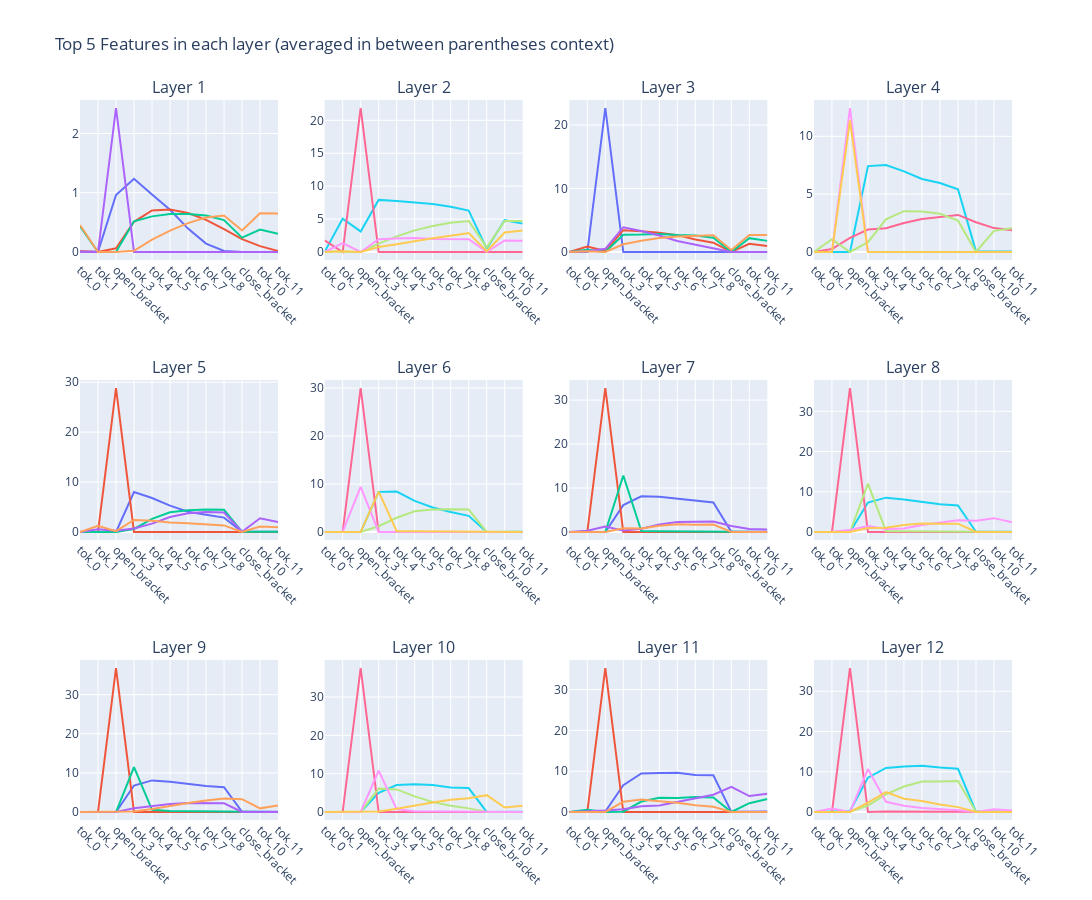

Notebook cell for this chart:
### Code cell
import plotly.graph_objects as go 
from plotly.subplots import make_subplots
# create a 4 * 3 grid of subplots
fig = make_subplots(rows=3, cols=4, subplot_titles=[f"Layer {i}" for i in range(1,13)])

top_k = 5
# add a line chart to each subplot
for layer in range(12):
    score_features_by = feature_acts_stacked[layer,:].mean(0)[2:9].sum(0)
    vals, inds = torch.topk(score_features_by, top_k)
    tmp_df = pd.DataFrame(feature_acts_stacked.mean(1)[layer,:,inds].cpu(),
                          columns = [f"Feature_{i}" for i in inds],
                          index = [f"tok_{i}" for i in range(12)])
    # rename tok_2 to open bracket
    tmp_df = tmp_df.rename(index={"tok_2": "open_bracket"})
    # rename tok_9 to close bracket
    tmp_df = tmp_df.rename(index={"tok_9": "close_bracket"})
    for feature in tmp_df.columns:
        fig.add_trace(go.Scatter(x=tmp_df.index, 
                                 y=tmp_df[feature],
                                #  y=np.log10(tmp_df[feature]+ 1e-4), 
                                 mode="lines",
                                 name=feature,
                                 hovertemplate="Token: %{x}<br>Activation: %{y}" + f"<br>Layer: {layer}",
                                 ), 
                      row=(layer//4)+1, col=(layer%4)+1)
        # rotate x ticks
        fig.update_xaxes(tickangle=45)
    
fig.update_layout(height=900, width=1600, title_text=f"Top {top_k} Features in each layer (averaged in between parentheses context)")
# remove legend
fig.update_layout(showlegend=False)
fig.show()

### Figure 1 — Plotly figure (JSON) as saved in the notebook; plotly's stock layout.template omitted (floating-point values rounded to 4 significant figures)
{"data": [{"hovertemplate": "Token: %{x}<br>Activation: %{y}<br>Layer: 0", "mode": "lines", "name": "Feature_15033", "type": "scatter", "x": ["tok_0", "tok_1", "open_bracket", "tok_3", "tok_4", "tok_5", "tok_6", "tok_7", "tok_8", "close_bracket", "tok_10", "tok_11"], "xaxis": "x", "y": [0.00782, 0.002707, 0.9608, 1.234, 0.9709, 0.7115, 0.3941, 0.141, 0.01759, 0, 0, 0], "yaxis": "y"}, {"hovertemplate": "Token: %{x}<br>Activation: %{y}<br>Layer: 0", "mode": "lines", "name": "Feature_20998", "type": "scatter", "x": ["tok_0", "tok_1", "open_bracket", "tok_3", "tok_4", "tok_5", "tok_6", "tok_7", "tok_8", "close_bracket", "tok_10", "tok_11"], "xaxis": "x", "y": [0.01078, 0, 0.06172, 0.5093, 0.6999, 0.7159, 0.6573, 0.5411, 0.387, 0.217, 0.09919, 0.01666], "yaxis": "y"}, {"hovertemplate": "Token: %{x}<br>Activation: %{y}<br>Layer: 0", "mode": "lines", "name": "Feature_7034", "type": "scatter", "x": ["tok_0", "tok_1", "open_bracket", "tok_3", "tok_4", "tok_5", "tok_6", "tok_7", "tok_8", "close_bracket", "tok_10", "tok_11"], "xaxis": "x", "y": [0.4355, 0, 0, 0.5172, 0.6011, 0.6416, 0.6425, 0.615, 0.5394, 0.243, 0.3792, 0.3065], "yaxis": "y"}, {"hovertemplate": "Token: %{x}<br>Activation: %{y}<br>Layer: 0", "mode": "lines", "name": "Feature_710", "type": "scatter", "x": ["tok_0", "tok_1", "open_bracket", "tok_3", "tok_4", "tok_5", "tok_6", "tok_7", "tok_8", "close_bracket", "tok_10", "tok_11"], "xaxis": "x", "y": [0.005327, 0, 2.43, 0, 0, 0.004732, 0, 0, 0, 0, 0, 0], "yaxis": "y"}, {"hovertemplate": "Token: %{x}<br>Activation: %{y}<br>Layer: 0", "mode": "lines", "name": "Feature_7550", "type": "scatter", "x": ["tok_0", "tok_1", "open_bracket", "tok_3", "tok_4", "tok_5", "tok_6", "tok_7", "tok_8", "close_bracket", "tok_10", "tok_11"], "xaxis": "x", "y": [0.4559, 0, 0, 0.01942, 0.2091, 0.3608, 0.487, 0.5813, 0.6167, 0.3623, 0.6536, 0.6491], "yaxis": "y"}, {"hovertemplate": "Token: %{x}<br>Activation: %{y}<br>Layer: 1", "mode": "lines", "name": "Feature_24149", "type": "scatter", "x": ["tok_0", "tok_1", "open_bracket", "tok_3", "tok_4", "tok_5", "tok_6", "tok_7", "tok_8", "close_bracket", "tok_10", "tok_11"], "xaxis": "x2", "y": [0.02541, 5.051, 3.125, 7.916, 7.755, 7.535, 7.306, 6.88, 6.301, 0.5036, 4.829, 4.308], "yaxis": "y2"}, {"hovertemplate": "Token: %{x}<br>Activation: %{y}<br>Layer: 1", "mode": "lines", "name": "Feature_16821", "type": "scatter", "x": ["tok_0", "tok_1", "open_bracket", "tok_3", "tok_4", "tok_5", "tok_6", "tok_7", "tok_8", "close_bracket", "tok_10", "tok_11"], "xaxis": "x2", "y": [1.776, 0, 21.87, 0, 0.0002058, 0.03797, 0, 0, 0.0007695, 0, 0, 0], "yaxis": "y2"}, {"hovertemplate": "Token: %{x}<br>Activation: %{y}<br>Layer: 1", "mode": "lines", "name": "Feature_21958", "type": "scatter", "x": ["tok_0", "tok_1", "open_bracket", "tok_3", "tok_4", "tok_5", "tok_6", "tok_7", "tok_8", "close_bracket", "tok_10", "tok_11"], "xaxis": "x2", "y": [0.08049, 0, 0, 1.273, 2.374, 3.288, 3.963, 4.443, 4.717, 0.7031, 4.713, 4.699], "yaxis": "y2"}, {"hovertemplate": "Token: %{x}<br>Activation: %{y}<br>Layer: 1", "mode": "lines", "name": "Feature_8614", "type": "scatter", "x": ["tok_0", "tok_1", "open_bracket", "tok_3", "tok_4", "tok_5", "tok_6", "tok_7", "tok_8", "close_bracket", "tok_10", "tok_11"], "xaxis": "x2", "y": [0.001587, 1.352, 0, 1.935, 2.039, 2.11, 1.972, 1.963, 1.929, 0.03108, 1.752, 1.707], "yaxis": "y2"}, {"hovertemplate": "Token: %{x}<br>Activation: %{y}<br>Layer: 1", "mode": "lines", "name": "Feature_22119", "type": "scatter", "x": ["tok_0", "tok_1", "open_bracket", "tok_3", "tok_4", "tok_5", "tok_6", "tok_7", "tok_8", "close_bracket", "tok_10", "tok_11"], "xaxis": "x2", "y": [0, 0.127, 0, 0.7452, 1.185, 1.679, 2.085, 2.464, 2.875, 0.1052, 2.951, 3.258], "yaxis": "y2"}, {"hovertemplate": "Token: %{x}<br>Activation: %{y}<br>Layer: 2", "mode": "lines", "name": "Feature_14146", "type": "scatter", "x": ["tok_0", "tok_1", "open_bracket", "tok_3", "tok_4", "tok_5", "tok_6", "tok_7", "tok_8", "close_bracket", "tok_10", "tok_11"], "xaxis": "x3", "y": [0, 0, 22.67, 0, 0, 0.02419, 0, 0, 0, 0, 0, 0], "yaxis": "y3"}, {"hovertemplate": "Token: %{x}<br>Activation: %{y}<br>Layer: 2", "mode": "lines", "name": "Feature_11719", "type": "scatter", "x": ["tok_0", "tok_1", "open_bracket", "tok_3", "tok_4", "tok_5", "tok_6", "tok_7", "tok_8", "close_bracket", "tok_10", "tok_11"], "xaxis": "x3", "y": [0, 0.8645, 0.148, 3.43, 3.257, 3.04, 2.652, 1.959, 1.471, 0, 1.297, 0.9612], "yaxis": "y3"}, {"hovertemplate": "Token: %{x}<br>Activation: %{y}<br>Layer: 2", "mode": "lines", "name": "Feature_15887", "type": "scatter", "x": ["tok_0", "tok_1", "open_bracket", "tok_3", "tok_4", "tok_5", "tok_6", "tok_7", "tok_8", "close_bracket", "tok_10", "tok_11"], "xaxis": "x3", "y": [0, 0.3391, 0, 2.722, 2.742, 2.839, 2.682, 2.595, 2.236, 0.001793, 2.178, 1.753], "yaxis": "y3"}, {"hovertemplate": "Token: %{x}<br>Activation: %{y}<br>Layer: 2", "mode": "lines", "name": "Feature_5957", "type": "scatter", "x": ["tok_0", "tok_1", "open_bracket", "tok_3", "tok_4", "tok_5", "tok_6", "tok_7", "tok_8", "close_bracket", "tok_10", "tok_11"], "xaxis": "x3", "y": [0, 0.1358, 0.5004, 3.899, 3.304, 2.605, 1.73, 1.119, 0.5993, 0, 0, 0], "yaxis": "y3"}, {"hovertemplate": "Token: %{x}<br>Activation: %{y}<br>Layer: 2", "mode": "lines", "name": "Feature_2682", "type": "scatter", "x": ["tok_0", "tok_1", "open_bracket", "tok_3", "tok_4", "tok_5", "tok_6", "tok_7", "tok_8", "close_bracket", "tok_10", "tok_11"], "xaxis": "x3", "y": [0, 0.09889, 0, 1.209, 1.77, 2.207, 2.423, 2.54, 2.632, 0.3263, 2.679, 2.663], "yaxis": "y3"}, {"hovertemplate": "Token: %{x}<br>Activation: %{y}<br>Layer: 3", "mode": "lines", "name": "Feature_14555", "type": "scatter", "x": ["tok_0", "tok_1", "open_bracket", "tok_3", "tok_4", "tok_5", "tok_6", "tok_7", "tok_8", "close_bracket", "tok_10", "tok_11"], "xaxis": "x4", "y": [0, 0.004784, 0, 7.423, 7.511, 6.97, 6.311, 5.957, 5.423, 0.05239, 0.02099, 0.04011], "yaxis": "y4"}, {"hovertemplate": "Token: %{x}<br>Activation: %{y}<br>Layer: 3", "mode": "lines", "name": "Feature_11617", "type": "scatter", "x": ["tok_0", "tok_1", "open_bracket", "tok_3", "tok_4", "tok_5", "tok_6", "tok_7", "tok_8", "close_bracket", "tok_10", "tok_11"], "xaxis": "x4", "y": [0, 0.261, 1.217, 1.947, 2.056, 2.5, 2.857, 3.025, 3.206, 2.573, 2.065, 1.871], "yaxis": "y4"}, {"hovertemplate": "Token: %{x}<br>Activation: %{y}<br>Layer: 3", "mode": "lines", "name": "Feature_9969", "type": "scatter", "x": ["tok_0", "tok_1", "open_bracket", "tok_3", "tok_4", "tok_5", "tok_6", "tok_7", "tok_8", "close_bracket", "tok_10", "tok_11"], "xaxis": "x4", "y": [0, 1.113, 0, 0.8439, 2.825, 3.53, 3.504, 3.298, 2.709, 0, 1.831, 2.062], "yaxis": "y4"}, {"hovertemplate": "Token: %{x}<br>Activation: %{y}<br>Layer: 3", "mode": "lines", "name": "Feature_11352", "type": "scatter", "x": ["tok_0", "tok_1", "open_bracket", "tok_3", "tok_4", "tok_5", "tok_6", "tok_7", "tok_8", "close_bracket", "tok_10", "tok_11"], "xaxis": "x4", "y": [0, 0.006042, 12.44, 0, 0, 0.01191, 0, 0, 0, 0, 0, 0], "yaxis": "y4"}, {"hovertemplate": "Token: %{x}<br>Activation: %{y}<br>Layer: 3", "mode": "lines", "name": "Feature_13413", "type": "scatter", "x": ["tok_0", "tok_1", "open_bracket", "tok_3", "tok_4", "tok_5", "tok_6", "tok_7", "tok_8", "close_bracket", "tok_10", "tok_11"], "xaxis": "x4", "y": [0, 0, 11.37, 0, 0, 0, 0, 0, 0, 0, 0, 0], "yaxis": "y4"}, {"hovertemplate": "Token: %{x}<br>Activation: %{y}<br>Layer: 4", "mode": "lines", "name": "Feature_5030", "type": "scatter", "x": ["tok_0", "tok_1", "open_bracket", "tok_3", "tok_4", "tok_5", "tok_6", "tok_7", "tok_8", "close_bracket", "tok_10", "tok_11"], "xaxis": "x5", "y": [0, 0, 0, 7.993, 6.811, 5.274, 4.066, 3.475, 2.883, 0.02641, 0.007546, 0.02776], "yaxis": "y5"}, {"hovertemplate": "Token: %{x}<br>Activation: %{y}<br>Layer: 4", "mode": "lines", "name": "Feature_7907", "type": "scatter", "x": ["tok_0", "tok_1", "open_bracket", "tok_3", "tok_4", "tok_5", "tok_6", "tok_7", "tok_8", "close_bracket", "tok_10", "tok_11"], "xaxis": "x5", "y": [0, 0, 28.84, 0, 0, 0.02677, 0, 0, 0, 0, 0, 0], "yaxis": "y5"}, {"hovertemplate": "Token: %{x}<br>Activation: %{y}<br>Layer: 4", "mode": "lines", "name": "Feature_4501", "type": "scatter", "x": ["tok_0", "tok_1", "open_bracket", "tok_3", "tok_4", "tok_5", "tok_6", "tok_7", "tok_8", "close_bracket", "tok_10", "tok_11"], "xaxis": "x5", "y": [0, 0.001242, 0, 0.6166, 2.627, 3.963, 4.345, 4.506, 4.44, 0.0395, 0.02847, 0.02979], "yaxis": "y5"}, {"hovertemplate": "Token: %{x}<br>Activation: %{y}<br>Layer: 4", "mode": "lines", "name": "Feature_9131", "type": "scatter", "x": ["tok_0", "tok_1", "open_bracket", "tok_3", "tok_4", "tok_5", "tok_6", "tok_7", "tok_8", "close_bracket", "tok_10", "tok_11"], "xaxis": "x5", "y": [0, 0.5442, 0.2645, 0.721, 1.679, 3.006, 3.742, 4.016, 3.915, 0.04812, 2.749, 1.999], "yaxis": "y5"}, {"hovertemplate": "Token: %{x}<br>Activation: %{y}<br>Layer: 4", "mode": "lines", "name": "Feature_18653", "type": "scatter", "x": ["tok_0", "tok_1", "open_bracket", "tok_3", "tok_4", "tok_5", "tok_6", "tok_7", "tok_8", "close_bracket", "tok_10", "tok_11"], "xaxis": "x5", "y": [0, 1.232, 0.1644, 2.416, 2.237, 1.894, 1.735, 1.499, 1.319, 0.0003703, 1.086, 0.9525], "yaxis": "y5"}, {"hovertemplate": "Token: %{x}<br>Activation: %{y}<br>Layer: 5", "mode": "lines", "name": "Feature_10603", "type": "scatter", "x": ["tok_0", "tok_1", "open_bracket", "tok_3", "tok_4", "tok_5", "tok_6", "tok_7", "tok_8", "close_bracket", "tok_10", "tok_11"], "xaxis": "x6", "y": [0, 0, 0, 8.366, 8.43, 6.487, 5.112, 4.153, 3.366, 0.02089, 0.00768, 0.03157], "yaxis": "y6"}, {"hovertemplate": "Token: %{x}<br>Activation: %{y}<br>Layer: 5", "mode": "lines", "name": "Feature_23913", "type": "scatter", "x": ["tok_0", "tok_1", "open_bracket", "tok_3", "tok_4", "tok_5", "tok_6", "tok_7", "tok_8", "close_bracket", "tok_10", "tok_11"], "xaxis": "x6", "y": [0, 0, 30.02, 0, 0, 0.02536, 0, 0, 0, 0, 0, 0], "yaxis": "y6"}, {"hovertemplate": "Token: %{x}<br>Activation: %{y}<br>Layer: 5", "mode": "lines", "name": "Feature_7977", "type": "scatter", "x": ["tok_0", "tok_1", "open_bracket", "tok_3", "tok_4", "tok_5", "tok_6", "tok_7", "tok_8", "close_bracket", "tok_10", "tok_11"], "xaxis": "x6", "y": [0, 0, 0, 1.208, 2.972, 4.334, 4.666, 4.722, 4.668, 0.02278, 0.02395, 0.03274], "yaxis": "y6"}, {"hovertemplate": "Token: %{x}<br>Activation: %{y}<br>Layer: 5", "mode": "lines", "name": "Feature_14251", "type": "scatter", "x": ["tok_0", "tok_1", "open_bracket", "tok_3", "tok_4", "tok_5", "tok_6", "tok_7", "tok_8", "close_bracket", "tok_10", "tok_11"], "xaxis": "x6", "y": [0, 0.05408, 9.407, 0.00775, 0.0002798, 0.03849, 0, 0, 0.0004479, 0, 0.003071, 0], "yaxis": "y6"}, {"hovertemplate": "Token: %{x}<br>Activation: %{y}<br>Layer: 5", "mode": "lines", "name": "Feature_1739", "type": "scatter", "x": ["tok_0", "tok_1", "open_bracket", "tok_3", "tok_4", "tok_5", "tok_6", "tok_7", "tok_8", "close_bracket", "tok_10", "tok_11"], "xaxis": "x6", "y": [0, 0.01931, 0, 8.426, 0.1594, 0.1478, 0.1262, 0.05499, 0.07719, 0, 0, 0.008477], "yaxis": "y6"}, {"hovertemplate": "Token: %{x}<br>Activation: %{y}<br>Layer: 6", "mode": "lines", "name": "Feature_3290", "type": "scatter", "x": ["tok_0", "tok_1", "open_bracket", "tok_3", "tok_4", "tok_5", "tok_6", "tok_7", "tok_8", "close_bracket", "tok_10", "tok_11"], "xaxis": "x7", "y": [0, 0, 0, 6.106, 8.13, 7.998, 7.573, 7.127, 6.722, 0.04259, 0.03664, 0.05769], "yaxis": "y7"}, {"hovertemplate": "Token: %{x}<br>Activation: %{y}<br>Layer: 6", "mode": "lines", "name": "Feature_7048", "type": "scatter", "x": ["tok_0", "tok_1", "open_bracket", "tok_3", "tok_4", "tok_5", "tok_6", "tok_7", "tok_8", "close_bracket", "tok_10", "tok_11"], "xaxis": "x7", "y": [0, 0, 32.75, 0, 0, 0.04245, 0, 0, 0, 0, 0, 0], "yaxis": "y7"}, {"hovertemplate": "Token: %{x}<br>Activation: %{y}<br>Layer: 6", "mode": "lines", "name": "Feature_12885", "type": "scatter", "x": ["tok_0", "tok_1", "open_bracket", "tok_3", "tok_4", "tok_5", "tok_6", "tok_7", "tok_8", "close_bracket", "tok_10", "tok_11"], "xaxis": "x7", "y": [0, 0.03006, 0, 12.86, 0.2402, 0.1623, 0.1311, 0.07882, 0.06977, 0, 0, 0.01306], "yaxis": "y7"}, {"hovertemplate": "Token: %{x}<br>Activation: %{y}<br>Layer: 6", "mode": "lines", "name": "Feature_10010", "type": "scatter", "x": ["tok_0", "tok_1", "open_bracket", "tok_3", "tok_4", "tok_5", "tok_6", "tok_7", "tok_8", "close_bracket", "tok_10", "tok_11"], "xaxis": "x7", "y": [0, 0.2983, 1.27, 0.3163, 0.7294, 1.706, 2.257, 2.339, 2.401, 1.375, 0.692, 0.5566], "yaxis": "y7"}, {"hovertemplate": "Token: %{x}<br>Activation: %{y}<br>Layer: 6", "mode": "lines", "name": "Feature_3857", "type": "scatter", "x": ["tok_0", "tok_1", "open_bracket", "tok_3", "tok_4", "tok_5", "tok_6", "tok_7", "tok_8", "close_bracket", "tok_10", "tok_11"], "xaxis": "x7", "y": [0, 0.005268, 0, 0.8467, 0.7959, 1.445, 1.737, 1.662, 1.678, 0, 0.002069, 0.004372], "yaxis": "y7"}, {"hovertemplate": "Token: %{x}<br>Activation: %{y}<br>Layer: 7", "mode": "lines", "name": "Feature_4330", "type": "scatter", "x": ["tok_0", "tok_1", "open_bracket", "tok_3", "tok_4", "tok_5", "tok_6", "tok_7", "tok_8", "close_bracket", "tok_10", "tok_11"], "xaxis": "x8", "y": [0, 0.002038, 0, 7.325, 8.54, 8.062, 7.528, 6.895, 6.615, 0.05672, 0.03407, 0.05838], "yaxis": "y8"}, {"hovertemplate": "Token: %{x}<br>Activation: %{y}<br>Layer: 7", "mode": "lines", "name": "Feature_24440", "type": "scatter", "x": ["tok_0", "tok_1", "open_bracket", "tok_3", "tok_4", "tok_5", "tok_6", "tok_7", "tok_8", "close_bracket", "tok_10", "tok_11"], "xaxis": "x8", "y": [0, 0.005665, 35.79, 0, 0, 0.0332, 0, 0.007488, 0, 0, 0, 0], "yaxis": "y8"}, {"hovertemplate": "Token: %{x}<br>Activation: %{y}<br>Layer: 7", "mode": "lines", "name": "Feature_17995", "type": "scatter", "x": ["tok_0", "tok_1", "open_bracket", "tok_3", "tok_4", "tok_5", "tok_6", "tok_7", "tok_8", "close_bracket", "tok_10", "tok_11"], "xaxis": "x8", "y": [0, 0.02551, 0, 12.03, 0.2016, 0.1591, 0.1368, 0.06568, 0.07699, 0, 0, 0.002783], "yaxis": "y8"}, {"hovertemplate": "Token: %{x}<br>Activation: %{y}<br>Layer: 7", "mode": "lines", "name": "Feature_20456", "type": "scatter", "x": ["tok_0", "tok_1", "open_bracket", "tok_3", "tok_4", "tok_5", "tok_6", "tok_7", "tok_8", "close_bracket", "tok_10", "tok_11"], "xaxis": "x8", "y": [0, 0.04242, 0.4811, 1.495, 0.7474, 0.8553, 1.715, 2.363, 2.895, 2.817, 3.443, 2.414], "yaxis": "y8"}, {"hovertemplate": "Token: %{x}<br>Activation: %{y}<br>Layer: 7", "mode": "lines", "name": "Feature_14532", "type": "scatter", "x": ["tok_0", "tok_1", "open_bracket", "tok_3", "tok_4", "tok_5", "tok_6", "tok_7", "tok_8", "close_bracket", "tok_10", "tok_11"], "xaxis": "x8", "y": [0, 0.004855, 0, 0.9889, 1.029, 1.765, 2.111, 2.054, 2.061, 0, 0.003027, 0.007236], "yaxis": "y8"}, {"hovertemplate": "Token: %{x}<br>Activation: %{y}<br>Layer: 8", "mode": "lines", "name": "Feature_895", "type": "scatter", "x": ["tok_0", "tok_1", "open_bracket", "tok_3", "tok_4", "tok_5", "tok_6", "tok_7", "tok_8", "close_bracket", "tok_10", "tok_11"], "xaxis": "x9", "y": [0, 0.008837, 0, 6.766, 8.082, 7.708, 7.21, 6.648, 6.345, 0.06005, 0.04761, 0.0676], "yaxis": "y9"}, {"hovertemplate": "Token: %{x}<br>Activation: %{y}<br>Layer: 8", "mode": "lines", "name": "Feature_2480", "type": "scatter", "x": ["tok_0", "tok_1", "open_bracket", "tok_3", "tok_4", "tok_5", "tok_6", "tok_7", "tok_8", "close_bracket", "tok_10", "tok_11"], "xaxis": "x9", "y": [0, 0, 36.82, 0, 0, 0.04747, 0.003196, 0.01399, 0, 0, 0, 0], "yaxis": "y9"}, {"hovertemplate": "Token: %{x}<br>Activation: %{y}<br>Layer: 8", "mode": "lines", "name": "Feature_21822", "type": "scatter", "x": ["tok_0", "tok_1", "open_bracket", "tok_3", "tok_4", "tok_5", "tok_6", "tok_7", "tok_8", "close_bracket", "tok_10", "tok_11"], "xaxis": "x9", "y": [0, 0.03323, 0, 11.49, 0.5495, 0.2427, 0.1925, 0.07606, 0.07288, 0, 0, 0], "yaxis": "y9"}, {"hovertemplate": "Token: %{x}<br>Activation: %{y}<br>Layer: 8", "mode": "lines", "name": "Feature_14215", "type": "scatter", "x": ["tok_0", "tok_1", "open_bracket", "tok_3", "tok_4", "tok_5", "tok_6", "tok_7", "tok_8", "close_bracket", "tok_10", "tok_11"], "xaxis": "x9", "y": [0, 0.003914, 0, 0.9362, 1.49, 2.061, 2.308, 2.192, 2.215, 0, 0.007043, 0.008731], "yaxis": "y9"}, {"hovertemplate": "Token: %{x}<br>Activation: %{y}<br>Layer: 8", "mode": "lines", "name": "Feature_22220", "type": "scatter", "x": ["tok_0", "tok_1", "open_bracket", "tok_3", "tok_4", "tok_5", "tok_6", "tok_7", "tok_8", "close_bracket", "tok_10", "tok_11"], "xaxis": "x9", "y": [0, 0.04686, 0, 0.1164, 0.7458, 1.566, 2.307, 2.92, 3.459, 3.27, 0.9345, 1.637], "yaxis": "y9"}, {"hovertemplate": "Token: %{x}<br>Activation: %{y}<br>Layer: 9", "mode": "lines", "name": "Feature_11412", "type": "scatter", "x": ["tok_0", "tok_1", "open_bracket", "tok_3", "tok_4", "tok_5", "tok_6", "tok_7", "tok_8", "close_bracket", "tok_10", "tok_11"], "xaxis": "x10", "y": [0, 0.01761, 0.003424, 5.02, 7.026, 7.251, 7.015, 6.387, 6.244, 0.03158, 0.05365, 0.07651], "yaxis": "y10"}, {"hovertemplate": "Token: %{x}<br>Activation: %{y}<br>Layer: 9", "mode": "lines", "name": "Feature_9239", "type": "scatter", "x": ["tok_0", "tok_1", "open_bracket", "tok_3", "tok_4", "tok_5", "tok_6", "tok_7", "tok_8", "close_bracket", "tok_10", "tok_11"], "xaxis": "x10", "y": [0, 0, 37.56, 0, 0.004533, 0.04771, 0, 0.001662, 0.005364, 0, 0, 0], "yaxis": "y10"}, {"hovertemplate": "Token: %{x}<br>Activation: %{y}<br>Layer: 9", "mode": "lines", "name": "Feature_11613", "type": "scatter", "x": ["tok_0", "tok_1", "open_bracket", "tok_3", "tok_4", "tok_5", "tok_6", "tok_7", "tok_8", "close_bracket", "tok_10", "tok_11"], "xaxis": "x10", "y": [0.0009775, 0, 0.01908, 6.096, 5.886, 4.08, 2.59, 1.643, 0.9458, 0.02385, 0.01523, 0.01794], "yaxis": "y10"}, {"hovertemplate": "Token: %{x}<br>Activation: %{y}<br>Layer: 9", "mode": "lines", "name": "Feature_17816", "type": "scatter", "x": ["tok_0", "tok_1", "open_bracket", "tok_3", "tok_4", "tok_5", "tok_6", "tok_7", "tok_8", "close_bracket", "tok_10", "tok_11"], "xaxis": "x10", "y": [0, 0.02806, 0, 10.78, 0.7385, 0.2146, 0.1978, 0.06851, 0.06406, 0, 0, 0], "yaxis": "y10"}, {"hovertemplate": "Token: %{x}<br>Activation: %{y}<br>Layer: 9", "mode": "lines", "name": "Feature_10349", "type": "scatter", "x": ["tok_0", "tok_1", "open_bracket", "tok_3", "tok_4", "tok_5", "tok_6", "tok_7", "tok_8", "close_bracket", "tok_10", "tok_11"], "xaxis": "x10", "y": [0, 0.09882, 0.005792, 0.1468, 0.8455, 1.704, 2.491, 3.197, 3.608, 4.391, 1.162, 1.627], "yaxis": "y10"}, {"hovertemplate": "Token: %{x}<br>Activation: %{y}<br>Layer: 10", "mode": "lines", "name": "Feature_17159", "type": "scatter", "x": ["tok_0", "tok_1", "open_bracket", "tok_3", "tok_4", "tok_5", "tok_6", "tok_7", "tok_8", "close_bracket", "tok_10", "tok_11"], "xaxis": "x11", "y": [0, 0.02183, 0.09144, 6.549, 9.466, 9.552, 9.632, 9.072, 8.999, 0.04032, 0.07959, 0.1208], "yaxis": "y11"}, {"hovertemplate": "Token: %{x}<br>Activation: %{y}<br>Layer: 10", "mode": "lines", "name": "Feature_8616", "type": "scatter", "x": ["tok_0", "tok_1", "open_bracket", "tok_3", "tok_4", "tok_5", "tok_6", "tok_7", "tok_8", "close_bracket", "tok_10", "tok_11"], "xaxis": "x11", "y": [0, 0, 35.3, 0, 0, 0.02662, 0, 0.005054, 0, 0, 0, 0], "yaxis": "y11"}, {"hovertemplate": "Token: %{x}<br>Activation: %{y}<br>Layer: 10", "mode": "lines", "name": "Feature_7995", "type": "scatter", "x": ["tok_0", "tok_1", "open_bracket", "tok_3", "tok_4", "tok_5", "tok_6", "tok_7", "tok_8", "close_bracket", "tok_10", "tok_11"], "xaxis": "x11", "y": [0, 0.563, 0, 0.06355, 2.556, 3.479, 3.452, 3.662, 3.553, 0, 2.165, 3.184], "yaxis": "y11"}, {"hovertemplate": "Token: %{x}<br>Activation: %{y}<br>Layer: 10", "mode": "lines", "name": "Feature_12107", "type": "scatter", "x": ["tok_0", "tok_1", "open_bracket", "tok_3", "tok_4", "tok_5", "tok_6", "tok_7", "tok_8", "close_bracket", "tok_10", "tok_11"], "xaxis": "x11", "y": [0, 0.0951, 0.3666, 0.6811, 1.415, 1.59, 2.501, 3.374, 4.246, 6.171, 3.911, 4.479], "yaxis": "y11"}, {"hovertemplate": "Token: %{x}<br>Activation: %{y}<br>Layer: 10", "mode": "lines", "name": "Feature_22027", "type": "scatter", "x": ["tok_0", "tok_1", "open_bracket", "tok_3", "tok_4", "tok_5", "tok_6", "tok_7", "tok_8", "close_bracket", "tok_10", "tok_11"], "xaxis": "x11", "y": [0, 0, 0.007769, 2.53, 3.053, 2.63, 2.254, 1.66, 1.287, 0, 0, 0.006558], "yaxis": "y11"}, {"hovertemplate": "Token: %{x}<br>Activation: %{y}<br>Layer: 11", "mode": "lines", "name": "Feature_23260", "type": "scatter", "x": ["tok_0", "tok_1", "open_bracket", "tok_3", "tok_4", "tok_5", "tok_6", "tok_7", "tok_8", "close_bracket", "tok_10", "tok_11"], "xaxis": "x12", "y": [0, 0.05038, 0.2376, 8.542, 10.95, 11.31, 11.52, 11.06, 10.74, 0.04359, 0.1402, 0.1404], "yaxis": "y12"}, {"hovertemplate": "Token: %{x}<br>Activation: %{y}<br>Layer: 11", "mode": "lines", "name": "Feature_24084", "type": "scatter", "x": ["tok_0", "tok_1", "open_bracket", "tok_3", "tok_4", "tok_5", "tok_6", "tok_7", "tok_8", "close_bracket", "tok_10", "tok_11"], "xaxis": "x12", "y": [0, 0, 35.78, 0, 0.09801, 0.06976, 0.06406, 0.06707, 0, 0, 0.004302, 0], "yaxis": "y12"}, {"hovertemplate": "Token: %{x}<br>Activation: %{y}<br>Layer: 11", "mode": "lines", "name": "Feature_19950", "type": "scatter", "x": ["tok_0", "tok_1", "open_bracket", "tok_3", "tok_4", "tok_5", "tok_6", "tok_7", "tok_8", "close_bracket", "tok_10", "tok_11"], "xaxis": "x12", "y": [0, 0.01327, 0.05459, 1.597, 4.373, 6.33, 7.571, 7.607, 7.712, 0.05411, 0.07475, 0.07499], "yaxis": "y12"}, {"hovertemplate": "Token: %{x}<br>Activation: %{y}<br>Layer: 11", "mode": "lines", "name": "Feature_21741", "type": "scatter", "x": ["tok_0", "tok_1", "open_bracket", "tok_3", "tok_4", "tok_5", "tok_6", "tok_7", "tok_8", "close_bracket", "tok_10", "tok_11"], "xaxis": "x12", "y": [0, 0.8602, 0, 10.67, 2.533, 1.552, 1.002, 0.7308, 0.4525, 0, 0.6817, 0.3804], "yaxis": "y12"}, {"hovertemplate": "Token: %{x}<br>Activation: %{y}<br>Layer: 11", "mode": "lines", "name": "Feature_6130", "type": "scatter", "x": ["tok_0", "tok_1", "open_bracket", "tok_3", "tok_4", "tok_5", "tok_6", "tok_7", "tok_8", "close_bracket", "tok_10", "tok_11"], "xaxis": "x12", "y": [0, 0.004738, 0.02029, 2.327, 4.958, 3.299, 2.753, 1.888, 1.211, 0, 0, 0.001238], "yaxis": "y12"}], "layout": {"annotations": [{"font": {"size": 16}, "showarrow": false, "text": "Layer 1", "x": 0.1062, "xanchor": "center", "xref": "paper", "y": 1, "yanchor": "bottom", "yref": "paper"}, {"font": {"size": 16}, "showarrow": false, "text": "Layer 2", "x": 0.3688, "xanchor": "center", "xref": "paper", "y": 1, "yanchor": "bottom", "yref": "paper"}, {"font": {"size": 16}, "showarrow": false, "text": "Layer 3", "x": 0.6313, "xanchor": "center", "xref": "paper", "y": 1, "yanchor": "bottom", "yref": "paper"}, {"font": {"size": 16}, "showarrow": false, "text": "Layer 4", "x": 0.8938, "xanchor": "center", "xref": "paper", "y": 1, "yanchor": "bottom", "yref": "paper"}, {"font": {"size": 16}, "showarrow": false, "text": "Layer 5", "x": 0.1062, "xanchor": "center", "xref": "paper", "y": 0.6111, "yanchor": "bottom", "yref": "paper"}, {"font": {"size": 16}, "showarrow": false, "text": "Layer 6", "x": 0.3688, "xanchor": "center", "xref": "paper", "y": 0.6111, "yanchor": "bottom", "yref": "paper"}, {"font": {"size": 16}, "showarrow": false, "text": "Layer 7", "x": 0.6313, "xanchor": "center", "xref": "paper", "y": 0.6111, "yanchor": "bottom", "yref": "paper"}, {"font": {"size": 16}, "showarrow": false, "text": "Layer 8", "x": 0.8938, "xanchor": "center", "xref": "paper", "y": 0.6111, "yanchor": "bottom", "yref": "paper"}, {"font": {"size": 16}, "showarrow": false, "text": "Layer 9", "x": 0.1062, "xanchor": "center", "xref": "paper", "y": 0.2222, "yanchor": "bottom", "yref": "paper"}, {"font": {"size": 16}, "showarrow": false, "text": "Layer 10", "x": 0.3688, "xanchor": "center", "xref": "paper", "y": 0.2222, "yanchor": "bottom", "yref": "paper"}, {"font": {"size": 16}, "showarrow": false, "text": "Layer 11", "x": 0.6313, "xanchor": "center", "xref": "paper", "y": 0.2222, "yanchor": "bottom", "yref": "paper"}, {"font": {"size": 16}, "showarrow": false, "text": "Layer 12", "x": 0.8938, "xanchor": "center", "xref": "paper", "y": 0.2222, "yanchor": "bottom", "yref": "paper"}], "height": 900, "showlegend": false, "title": {"text": "Top 5 Features in each layer (averaged in between parentheses context)"}, "width": 1600, "xaxis": {"anchor": "y", "domain": [0, 0.2125], "tickangle": 45}, "xaxis10": {"anchor": "y10", "domain": [0.2625, 0.475], "tickangle": 45}, "xaxis11": {"anchor": "y11", "domain": [0.525, 0.7375], "tickangle": 45}, "xaxis12": {"anchor": "y12", "domain": [0.7875, 1], "tickangle": 45}, "xaxis2": {"anchor": "y2", "domain": [0.2625, 0.475], "tickangle": 45}, "xaxis3": {"anchor": "y3", "domain": [0.525, 0.7375], "tickangle": 45}, "xaxis4": {"anchor": "y4", "domain": [0.7875, 1], "tickangle": 45}, "xaxis5": {"anchor": "y5", "domain": [0, 0.2125], "tickangle": 45}, "xaxis6": {"anchor": "y6", "domain": [0.2625, 0.475], "tickangle": 45}, "xaxis7": {"anchor": "y7", "domain": [0.525, 0.7375], "tickangle": 45}, "xaxis8": {"anchor": "y8", "domain": [0.7875, 1], "tickangle": 45}, "xaxis9": {"anchor": "y9", "domain": [0, 0.2125], "tickangle": 45}, "yaxis": {"anchor": "x", "domain": [0.7778, 1]}, "yaxis10": {"anchor": "x10", "domain": [0, 0.2222]}, "yaxis11": {"anchor": "x11", "domain": [0, 0.2222]}, "yaxis12": {"anchor": "x12", "domain": [0, 0.2222]}, "yaxis2": {"anchor": "x2", "domain": [0.7778, 1]}, "yaxis3": {"anchor": "x3", "domain": [0.7778, 1]}, "yaxis4": {"anchor": "x4", "domain": [0.7778, 1]}, "yaxis5": {"anchor": "x5", "domain": [0.3889, 0.6111]}, "yaxis6": {"anchor": "x6", "domain": [0.3889, 0.6111]}, "yaxis7": {"anchor": "x7", "domain": [0.3889, 0.6111]}, "yaxis8": {"anchor": "x8", "domain": [0.3889, 0.6111]}, "yaxis9": {"anchor": "x9", "domain": [0, 0.2222]}}}
